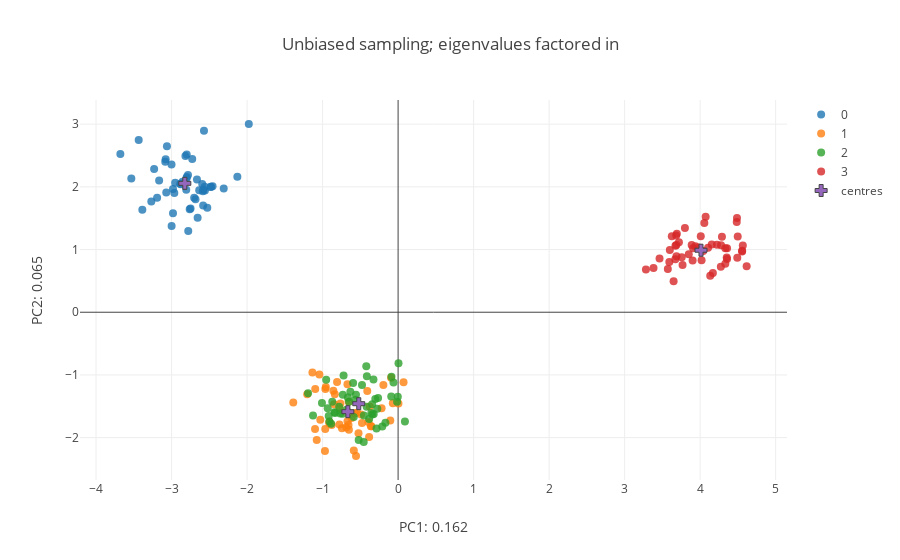

Source (notebook cell):
### Markdown cell above
#### II. c. Even sampling.


We can compare this output with what we would have gotten from sampling equally across our selected vectors.

For this purpose we sample equally from the same frequency vectors as in the biased scenario and perform PCA on the resulting data set.

### Code cell
#### Selecting new, equal sample sizes but derive haplotypes from the same frequency vectors.

Sizes= [50,50,50,50]
labels= np.repeat(np.array([x for x in range(N_pops)]),Sizes)

data= []

for k in range(N_pops):
    
    probs= vector_lib[Pops[k],:]
    probs= [[0,x][int(x >= 0)] for x in probs]
    probs= [[1,x][int(x <= 1)] for x in probs]
    
    m= Sizes[k]
    Haps= [[np.random.choice([1,0],p= [1-probs[x],probs[x]]) for x in range(L)] for acc in range(m)]
    
    data.extend(Haps)

data= np.array(data)
#data= scale(data)

#### clalculate pairwise genetic distances
iugen_unbiased= np.triu_indices(data.shape[0],1)

unbias_gen_diffs= pairwise_distances(data,metric= pairwise_gen)
unbias_gen_diffs= np.array(unbias_gen_diffs)

unbias_gen_diffs= unbias_gen_diffs[iugen_unbiased]

### perform PCA

n_comp = 5

pca = PCA(n_components=n_comp, whiten=False,svd_solver='randomized').fit(data)

features= pca.transform(data)# * pca.explained_variance_ratio_

var_comps= pca.explained_variance_ratio_
print("; ".join(['PC{0}: {1}'.format(x+1,round(var_comps[x],3)) for x in range(n_comp)]))
print(features.shape)


#### Calculate centroids of labelled data in feature space.
unbias_centroids= [np.mean(features[[y for y in range(features.shape[0]) if labels[y] == z],:],axis= 0) for z in range(N_pops)]
unbias_centroids= np.array(unbias_centroids)


#### Plot projections + Centroids.

fig_data= [go.Scatter(
        x = features[[x for x in range(sum(Sizes)) if labels[x] == i],0],
        y = features[[x for x in range(sum(Sizes)) if labels[x] == i],1],
        type='scatter',
        mode= "markers",
        marker= {
        'line': {'width': 0},
        'size': 8,
        'symbol': 'circle',
      "opacity": .8
      },
      name= str(i)
    ) for i in range(N_pops)]


fig_data.append(
    go.Scatter(
        x= unbias_centroids[:,0],
        y= unbias_centroids[:,1],
        type= 'scatter',
        mode= 'markers',
        name= 'centres',
        marker= {
        'line': {'width': 1},
        'size': 10,
        'symbol': 'cross'
        }
    )
)

layout = go.Layout(
    title= 'Unbiased sampling; eigenvalues factored in',
    yaxis=dict(
        title='PC2: {}'.format(round(var_comps[1],3))),
    xaxis=dict(
    title= 'PC1: {}'.format(round(var_comps[0],3))),
)

fig = go.Figure(data=fig_data, layout=layout)
iplot(fig)

### Figure 1 — Plotly figure (JSON) as saved in the notebook; plotly's stock layout.template omitted (floating-point values rounded to 4 significant figures)
{"data": [{"marker": {"line": {"width": 0}, "opacity": 0.8, "size": 8, "symbol": "circle"}, "mode": "markers", "name": "0", "type": "scatter", "x": [-2.779, -2.963, -3.078, -2.309, -3.083, -2.801, -2.527, -2.561, -2.558, -2.571, -2.981, -2.457, -2.634, -2.48, -3.192, -2.799, -2.981, -1.977, -2.594, -3.165, -2.577, -2.806, -3.268, -2.88, -2.701, -2.655, -3.435, -3.387, -2.481, -3.678, -3.001, -2.854, -3.533, -2.799, -2.783, -2.952, -2.884, -2.683, -2.726, -2.749, -2.129, -2.816, -2.582, -2.586, -2.999, -2.76, -3.231, -3.061, -2.664, -3.07], "y": [1.297, 1.904, 2.442, 1.973, 2.402, 2.136, 1.666, 2.002, 1.941, 2.896, 1.578, 2.009, 1.948, 1.996, 1.828, 2.518, 1.966, 3.003, 2.046, 2.101, 1.956, 1.956, 1.767, 2.04, 1.825, 1.509, 2.748, 1.635, 2.0, 2.523, 2.356, 2.081, 2.134, 2.159, 2.187, 2.067, 2.048, 1.803, 2.443, 1.654, 2.159, 2.493, 1.704, 1.929, 1.374, 1.644, 2.285, 2.647, 2.116, 1.911]}, {"marker": {"line": {"width": 0}, "opacity": 0.8, "size": 8, "symbol": "circle"}, "mode": "markers", "name": "1", "type": "scatter", "x": [-0.9104, -0.5865, -1.043, -0.5573, -0.6704, 0.004548, -0.963, -0.7436, -0.6863, -0.1034, -1.388, -0.8479, -0.9572, -0.7643, -0.6707, -0.3936, 0.07222, -0.8574, -0.6151, -1.135, -0.8795, -0.09329, -0.9095, -0.4083, -0.5718, -0.3748, -0.3551, -0.7754, -0.3837, -0.5433, -0.8379, -0.5245, -1.204, -0.9689, -0.7769, -0.6554, -0.6565, -1.098, -0.8084, -1.078, -0.3607, -0.06984, -1.1, -0.4783, -0.1951, -0.9646, -0.6512, -1.03, -0.2187, -0.4907], "y": [-1.77, -2.204, -0.9915, -2.293, -1.74, -1.454, -1.226, -1.85, -1.84, -1.727, -1.44, -1.47, -1.192, -1.455, -1.15, -1.751, -1.118, -1.251, -1.686, -0.963, -1.798, -1.046, -1.75, -1.255, -1.61, -1.503, -1.82, -1.541, -1.99, -1.603, -1.31, -1.931, -1.308, -2.215, -1.789, -1.427, -1.798, -1.226, -1.111, -2.037, -1.817, -1.45, -1.861, -1.769, -1.161, -1.864, -1.873, -1.715, -1.532, -1.631]}, {"marker": {"line": {"width": 0}, "opacity": 0.8, "size": 8, "symbol": "circle"}, "mode": "markers", "name": "2", "type": "scatter", "x": [-0.7808, -0.919, -0.6496, -0.5874, -0.3018, -0.1678, -0.4163, -0.8361, -0.6836, -0.7357, -0.2096, -0.5579, -0.8872, -0.6323, -0.9524, -0.4527, -0.4213, -1.127, -0.3554, -0.09078, -0.722, 0.005214, -0.9104, -0.2654, 0.09026, -0.4133, -0.08793, -0.00389, -1.193, -0.3436, -0.06113, -0.3228, -0.4553, -0.3262, -0.3418, -0.5221, -0.5958, -0.3835, -0.7323, -0.4783, -0.8717, -0.01344, -0.2861, -0.5665, -0.2756, -0.6653, -0.8433, -0.9321, -0.7665, -1.008], "y": [-1.506, -1.654, -1.429, -1.672, -1.382, -1.762, -1.508, -1.607, -1.556, -1.619, -1.822, -1.318, -1.78, -1.267, -1.078, -1.649, -0.86, -1.646, -1.606, -1.344, -1.009, -0.8128, -1.742, -1.369, -1.741, -1.023, -1.027, -1.348, -1.291, -1.469, -1.122, -1.625, -2.068, -1.073, -1.63, -2.037, -1.128, -1.702, -1.315, -1.159, -1.429, -1.427, -1.854, -1.396, -1.541, -1.359, -1.594, -1.533, -1.616, -1.446]}, {"marker": {"line": {"width": 0}, "opacity": 0.8, "size": 8, "symbol": "circle"}, "mode": "markers", "name": "3", "type": "scatter", "x": [3.798, 4.133, 4.223, 3.907, 4.555, 4.356, 3.767, 3.686, 3.592, 3.9, 3.599, 4.352, 3.937, 4.484, 3.282, 4.333, 4.019, 4.073, 4.055, 3.756, 3.462, 4.289, 3.691, 4.333, 4.356, 3.719, 4.153, 4.04, 3.673, 4.498, 4.274, 4.565, 3.849, 3.682, 3.684, 4.557, 3.888, 4.008, 3.625, 3.648, 4.616, 4.105, 3.98, 3.671, 3.572, 4.488, 3.382, 4.492, 4.277, 4.169], "y": [1.342, 0.5817, 1.077, 1.021, 0.9696, 1.02, 0.7548, 0.8949, 0.8026, 0.8242, 0.9916, 0.8729, 1.054, 1.439, 0.6814, 0.7731, 0.8303, 1.522, 1.424, 0.8778, 0.8576, 1.204, 1.253, 1.021, 0.8487, 1.115, 1.079, 0.9749, 1.059, 1.208, 0.7239, 1.063, 0.9265, 1.223, 1.071, 0.982, 1.072, 1.211, 1.212, 0.4937, 0.7332, 1.029, 1.033, 0.8453, 0.6888, 1.504, 0.707, 0.8698, 1.07, 0.6265]}, {"marker": {"line": {"width": 1}, "size": 10, "symbol": "cross"}, "mode": "markers", "name": "centres", "type": "scatter", "x": [-2.824, -0.6655, -0.5211, 4.011], "y": [2.056, -1.586, -1.459, 0.9891]}], "layout": {"title": "Unbiased sampling; eigenvalues factored in", "xaxis": {"title": "PC1: 0.162"}, "yaxis": {"title": "PC2: 0.065"}}}
